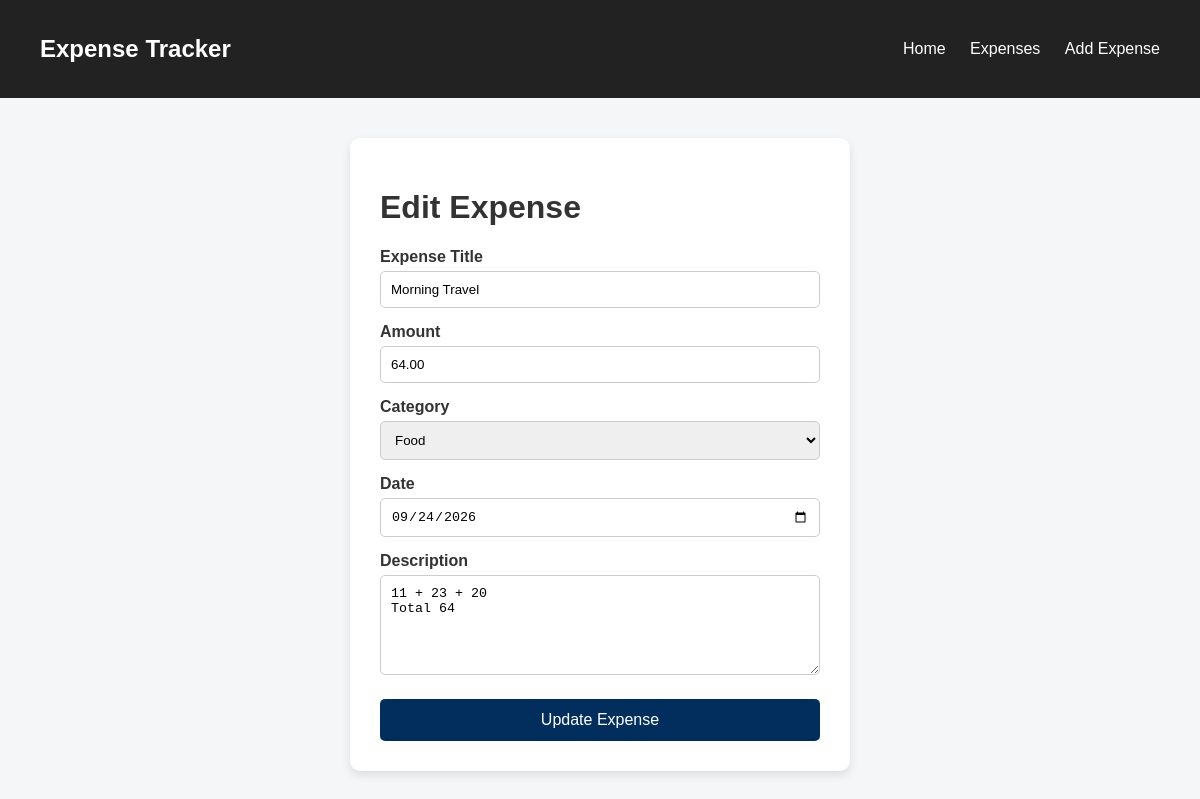
Page /edit/2/ on the committed database.
### expenses/models.py (models this page shows, shortened)
class Expenses(models.Model):
    title = models.CharField(max_length=100)
    amount = models.DecimalField(max_digits=10, decimal_places=2)
    category = models.CharField(max_length=50)
    date = models.DateField()
    description = models.TextField(blank=True)

### expenses/views.py (the view, shortened to what this page needs)
# urls.py: path('edit/<int:id>/', views.edit_expense, name = 'edit_expense'),
def edit_expense(request, id):
    expense = get_object_or_404(Expenses,id=id)
    return render(request, 'edit_expense.html', {'expense': expense})

### expenses/templates/edit_expense.html (shortened to what this page needs)
{% extends 'base.html' %}
{% block content %}
<div class="form-container">
    <h1>Edit Expense</h1>
    <form method="POST">
        <label>Expense Title</label>
        <input type="text" name="title" value="{{ expense.title }}" required>
        <label>Amount</label>
        <input type="number" name="amount" value="{{ expense.amount }}" step="0.01" required>
        <label>Category</label>
        <select name="category" required>
            <option value="Food">Food</option>
        </select>
        <label>Date</label>
        <input type="date" name="date" value="{{ expense.date|date:'Y-m-d' }}" required>
        <label>Description</label>
        <textarea name="description">{{ expense.description }}</textarea>
        <button type="submit">Update Expense</button>
    </form>
</div>
{% endblock %}

### expenses/static/expenses/style.css (style rules this page uses)
* { box-sizing: border-box; }
body { margin: 0; font-family: Arial, sans-serif; background-color: #f4f6f8; color: #333; }
.form-container { background-color: white; width: 500px; max-width: 100%; margin: auto; padding: 30px; border-radius: 10px; box-shadow: 0 4px 10px rgba(0, 0, 0, 0.1); }
.form-container label { display: block; margin-top: 15px; margin-bottom: 5px; font-weight: bold; }
.form-container input, .form-container select, .form-container textarea { width: 100%; padding: 10px; border: 1px solid #ccc; border-radius: 5px; }
.form-container textarea { height: 100px; resize: vertical; }
.form-container button { width: 100%; margin-top: 20px; padding: 12px; border: none; border-radius: 5px; background-color: #022e5e; color: white; font-size: 16px; cursor: pointer; }

### rows in the picture
Expenses: title "Morning Travel", amount "64.00", date "09/24/2026", description "11 + 23 + 20 Total 64"
